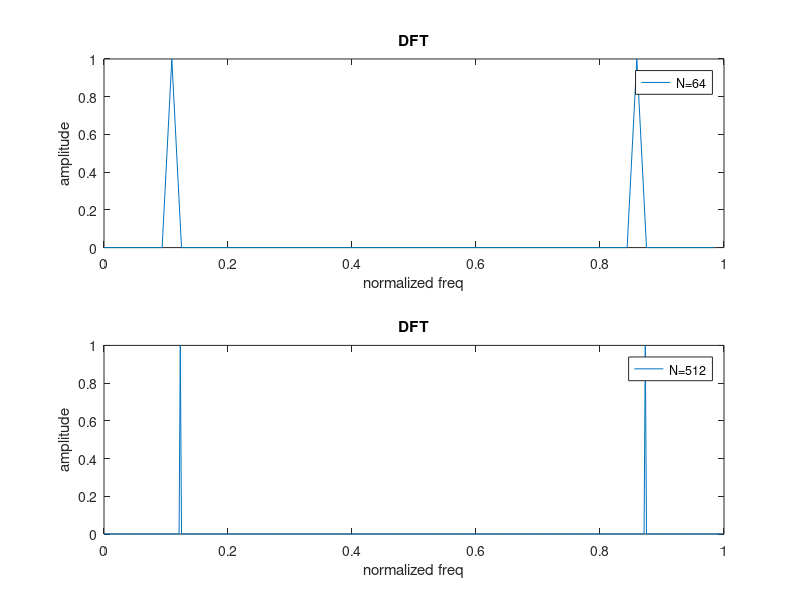
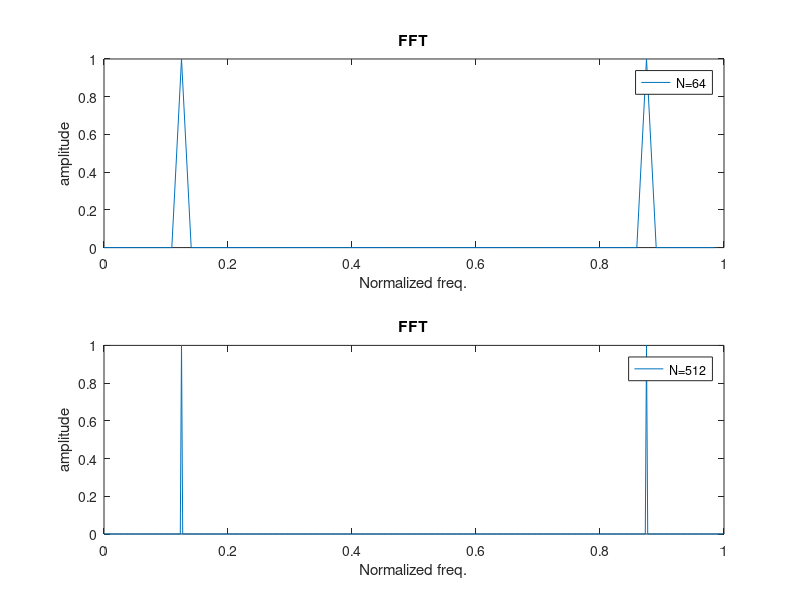
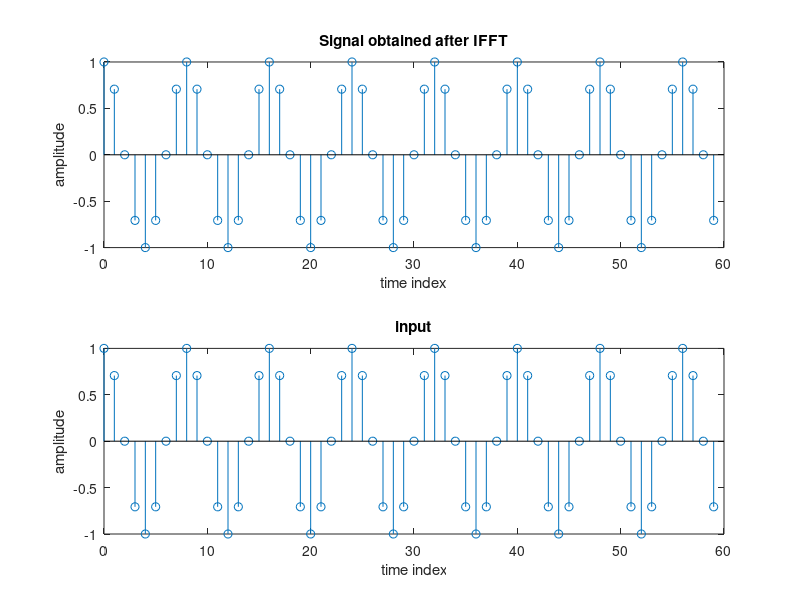

Source code (MATLAB) for these figures, in order:
N1=64;
n1=0:N1-1;
xn1=cos(0.25*pi*n1);
wn1=exp(-1i*2*pi/N1)*ones(N1,1);
m=1;
for k=1:N1;
    xk1(m,1)= xn1*(wn1.^(n1'*k));
    m=m+1;
end;
x1=abs(xk1);
figure(1)
subplot(2,1,1);
plot(n1/(N1), x1/max(x1));
xlabel('normalized freq');
ylabel('amplitude');
legend('N=64');
title('DFT');
%%%%%%%%%


N2=512;
n2=0:N2-1;
xn2=cos(0.25*pi*n2);
wn2=exp(-1i*2*pi/N2)*ones(N2,1);
m2=1;
for k=1:N2;
    xk2(m2,1)= xn2*(wn2.^(n2'*k));
    m2=m2+1;
end;
x2=abs(xk2);
subplot(2,1,2);
plot(n2/(N2), x2/max(x2));
xlabel('normalized freq');
ylabel('amplitude');
legend('N=512');
title('DFT');

xk3= fft(xn1,N1);
x3=abs(xk3);
figure(2)
subplot(2,1,1);
plot(n1/N1,x3/max(x3));
xlabel('Normalized freq.');
ylabel('amplitude');
legend('N=64');
title('FFT');

xk4= fft(xn2,N2);
x4=abs(xk4);
subplot(2,1,2);
plot(n2/N2,x4/max(x4));
xlabel('Normalized freq.');
ylabel('amplitude');
legend('N=512');
title('FFT');

xn3=ifft(xk4);
N3=length(xn3);
n3=0:N3-1;
figure(3)
subplot(2,1,1);
stem(n3(1:60),xn3(1:60));
xlabel('time index');
ylabel('amplitude');
title('Signal obtained after IFFT');
subplot(2,1,2);
stem(n1(1:60),xn1(1:60));
xlabel('time index');
ylabel('amplitude');
title('input');